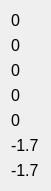
     <widget class="QWidget" name="layoutWidget">
      <property name="geometry">
       <rect>
        <x>450</x>
        <y>40</y>
        <width>51</width>
        <height>141</height>
       </rect>
      </property>
      <layout class="QVBoxLayout" name="verticalLayout_32">
       <item>
        <widget class="QLabel" name="label_366">
         <property name="font">
          <font>
           <pointsize>12</pointsize>
          </font>
         </property>
         <property name="text">
          <string>0</string>
         </property>
        </widget>
       </item>
       <item>
        <widget class="QLabel" name="label_367">
         <property name="font">
          <font>
           <pointsize>12</pointsize>
          </font>
         </property>
         <property name="text">
          <string>0</string>
         </property>
        </widget>
       </item>
       <item>
        <widget class="QLabel" name="label_368">
         <property name="font">
          <font>
           <pointsize>12</pointsize>
          </font>
         </property>
         <property name="text">
          <string>0</string>
         </property>
        </widget>
       </item>
       <item>
        <widget class="QLabel" name="label_369">
         <property name="font">
          <font>
           <pointsize>12</pointsize>
          </font>
         </property>
         <property name="text">
          <string>0</string>
         </property>
        </widget>
       </item>
       <item>
        <widget class="QLabel" name="label_370">
         <property name="font">
          <font>
           <pointsize>12</pointsize>
          </font>
         </property>
         <property name="text">
          <string>0</string>
         </property>
        </widget>
       </item>
       <item>
        <widget class="QLabel" name="label_371">
         <property name="font">
          <font>
           <pointsize>12</pointsize>
          </font>
         </property>
         <property name="text">
          <string>-1.7</string>
         </property>
        </widget>
       </item>
       <item>
        <widget class="QLabel" name="label_372">
         <property name="font">
          <font>
           <pointsize>12</pointsize>
          </font>
         </property>
         <property name="text">
          <string>-1.7</string>
         </property>
        </widget>
       </item>
      </layout>
     </widget>
